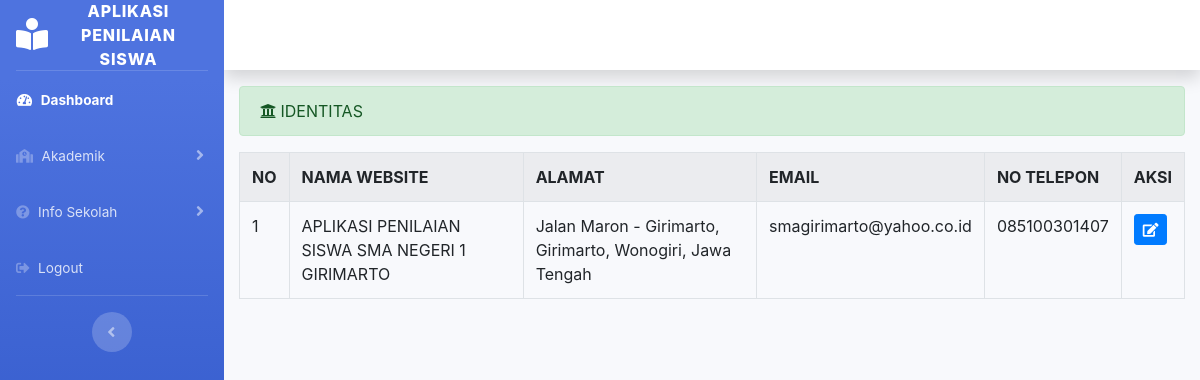
Page /index.php/identitas on the committed database.
### tables this page shows
CREATE TABLE `identitas` (
  `identitas_id` int(11) NOT NULL,
  `nama_website` varchar(255) NOT NULL,
  `alamat` varchar(255) NOT NULL,
  `email` varchar(50) NOT NULL,
  `telp` varchar(50) NOT NULL
);

### application/controllers/Identitas.php (called while the page is built, shortened)
<?php
class Identitas extends CI_Controller{
	public function index(){
		$data['identitas'] = $this->identitas_model->tampil_data('identitas')->result();
		$this->load->view("templates_administrator/header");
		$this->load->view("templates_administrator/sidebar");
		$this->load->view("administrator/identitas", $data);
		$this->load->view("templates_administrator/footer");
	}
}

### index.php (called while the page is built, shortened)
<?php
require_once BASEPATH.'core/CodeIgniter.php';

### application/models/Identitas_model.php (called while the page is built, shortened)
<?php
class Identitas_model extends CI_Model{
	public function tampil_data($table){
		return $this->db->get($table);
	}
}

### application/views/administrator/identitas.php (the view, shortened to what this page needs)
<div class="container-fluid">
	<div class="alert alert-success" role="alert">
		<i class="fas fa-university"></i> IDENTITAS
	</div>
	<table class="table table-bordered table-striped table-hover">
		<tr>
			<th>NO</th>
			<th>NAMA WEBSITE</th>
			<th>ALAMAT</th>
			<th>EMAIL</th>
			<th>NO TELEPON</th>
			<th>AKSI</th>
		</tr>
		<?php
		$no = 1;
		foreach ($identitas as $idt) : ?>
			<tr>
				<td><?php echo $no++ ?></td>
				<td><?php echo $idt->nama_website ?></td>
				<td><?php echo $idt->alamat ?></td>
				<td><?php echo $idt->email ?></td>
				<td><?php echo $idt->telp ?></td>
				<td width="20px"><?php echo anchor('Identitas/update/'.$idt->identitas_id,'<div class="btn btn-sm btn-primary"><i class="fa fa-edit"></i></div>')?></td>
			</tr>
		<?php endforeach; ?>
	</table>
</div>

### rows in the picture
identitas: nama_website "APLIKASI PENILAIAN SISWA SMA NEGERI 1 GIRIMARTO", alamat "Jalan Maron - Girimarto, Girimarto, Wonogiri, Jawa Tengah", email "smagirimarto@yahoo.co.id", telp "085100301407"
